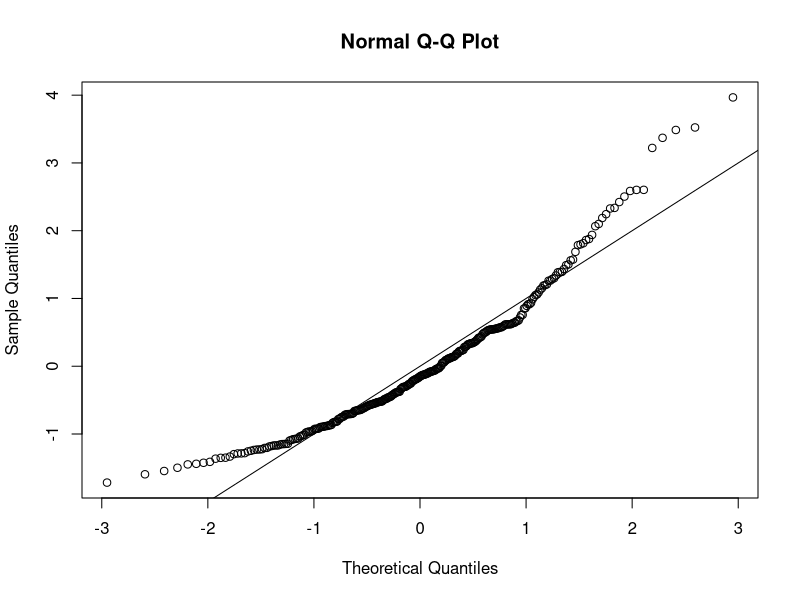
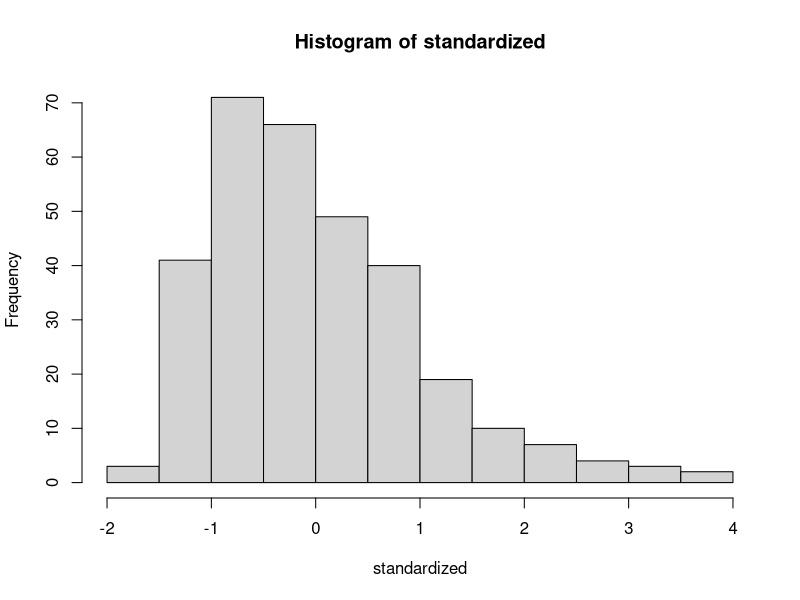
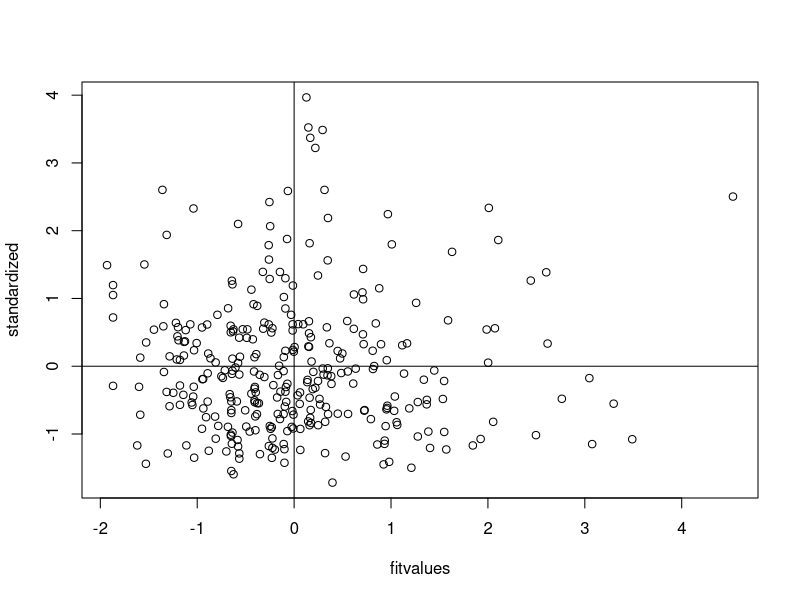

The R script that drew these images, in order:
setwd("E:/GA/Scales")
master = read.csv("Meaning_Scales_MeaningMakingScale_RR_RN_Paper.csv")
summary(master)

##Reverse Code for number 3
library(car)
master$Q21_3 = recode(master$Q21_3, "1='6'; 2='5'; 3='4'; 4='3'; 5='2'; 6='1'")

####DATA SCREENING####

##Missing Data##
library(mice)
percentmiss = function(x){ sum(is.na(x))/length(x) *100 }

##Going by rows ONLY
notypos = master
missing = apply(notypos[ , 3:9], 1, percentmiss) 
table(missing)

##replace only the data that you should
replacepeople = notypos[ missing <= 5 , ]  
dontpeople = notypos[ missing > 5 , ]

##figure out the columns to exclude (survey data)
apply(replacepeople, 2, percentmiss)
replacecolumn = replacepeople[ , -c(1,2,10)]
dontcolumn = replacepeople[ , c(1,2,10)]

nomiss = replacepeople

##Outliers##
mahal = mahalanobis(nomiss[ , -c(1,2,10)], 
                    colMeans(nomiss[ , -c(1,2,10)], na.rm = TRUE),
                    cov(nomiss[ , -c(1,2,10)], use="pairwise.complete.obs"))

cutoff = qchisq(.999,ncol(nomiss[ , -c(1,2,10)])) 
summary(mahal < cutoff)
noout = nomiss[ mahal < cutoff, ]

##additivity: correlations
correlations = cor(noout[,-c(1,2,10)], use="pairwise.complete.obs")
symnum(correlations)

##make the random stuff
random = rchisq(nrow(noout), 7)
##be sure here not to include the ID columns!
fake = lm(random~., data=noout[ , -c(1:2,10)])

##get the linearity plot
##create the standardized residuals
standardized = rstudent(fake)
qqnorm(standardized)
abline(0,1)

##multivariate normality
hist(standardized, breaks=15)

##homogeneity and homoscedaticity
fitvalues = scale(fake$fitted.values)
plot(fitvalues, standardized) 
abline(0,0)
abline(v = 0)

##Scoring
MMS <- rowSums(noout[, c(3:9)])
MMS
